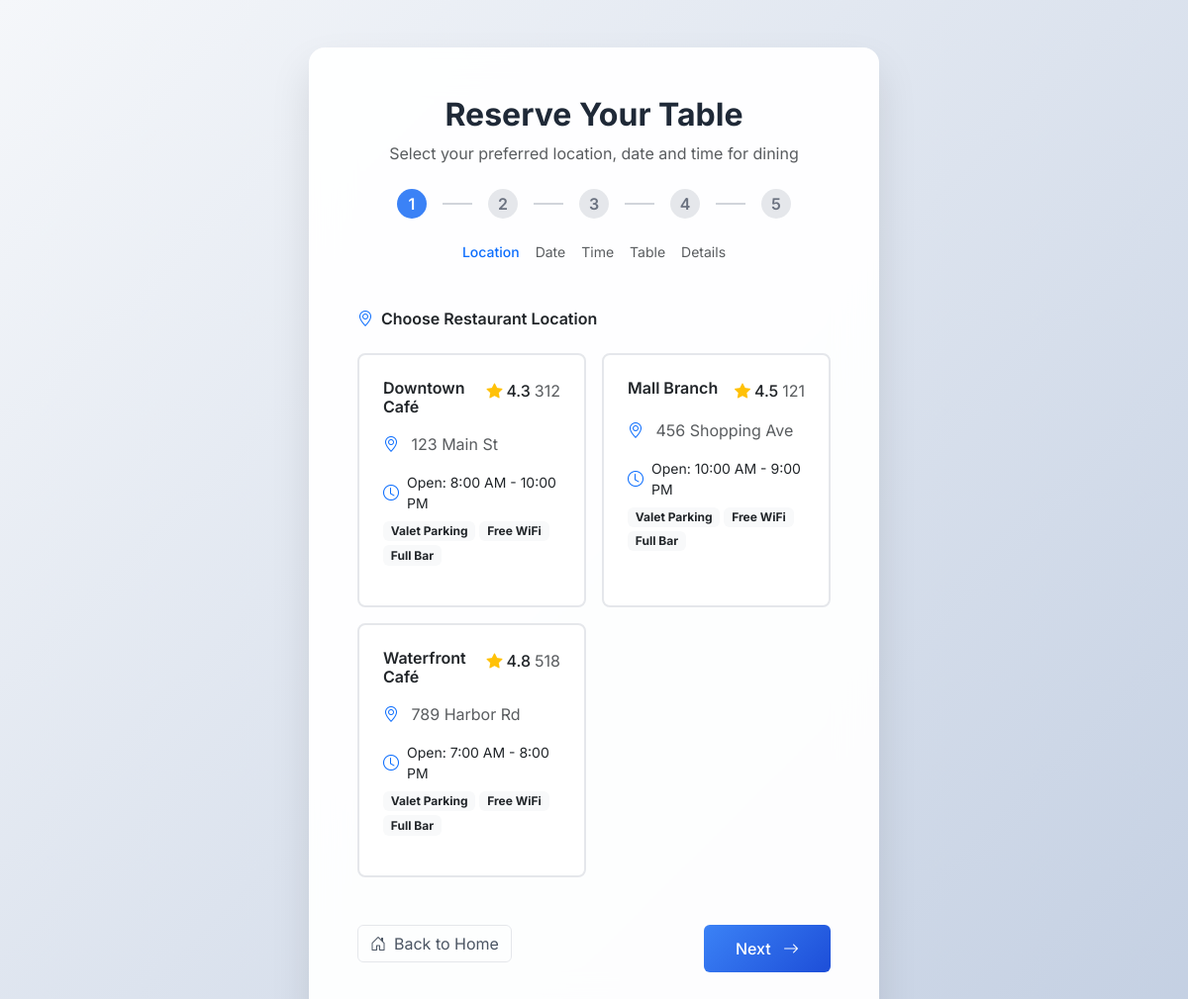
The app's page /reservation.php with its own data.
### tables this page shows
CREATE TABLE `restaurant_locations` (
  `location_id` int(11) NOT NULL,
  `name` varchar(100) NOT NULL,
  `address` text NOT NULL,
  `description` text NOT NULL,
  `city` varchar(50) NOT NULL,
  `phone` varchar(20) DEFAULT NULL,
  `opening_time` time DEFAULT NULL,
  `closing_time` time DEFAULT NULL,
  `is_active` tinyint(1) DEFAULT 1,
  `rating` decimal(10,1) NOT NULL,
  `reviews` int(11) NOT NULL
);

### reservation.php (the view, shortened to what this page needs)
<?php
require_once 'includes/config.php';
$stmt = $conn->query("SELECT * FROM restaurant_locations WHERE is_active = TRUE");
$locations = $stmt->fetchAll(PDO::FETCH_ASSOC);
?>
<!DOCTYPE html>
<html lang="en">
<head>
    <link href="https://cdn.jsdelivr.net/npm/bootstrap@5.3.0/dist/css/bootstrap.min.css" rel="stylesheet">
    <script src="https://cdn.tailwindcss.com"></script>
    <link rel="stylesheet" href="https://cdn.jsdelivr.net/npm/bootstrap-icons@1.11.0/font/bootstrap-icons.css">
    <link href="assets/css/reservation.css" rel="stylesheet">
</head>
<body>
    <div class="container-fluid py-5">
        <div class="row justify-content-center">
            <div class="col-12 col-lg-8 col-xl-6">
                <div class="glass-card rounded-4 p-4 p-md-5">
                    <div class="text-center mb-5">
                        <h1 class="h2 fw-bold text-gray-800 mb-2">Reserve Your Table</h1>
                        <p class="text-muted mb-4">Select your preferred location, date and time for dining</p>
                        <div class="d-flex justify-content-center align-items-center gap-3 mb-4">
                            <div class="step-indicator active" id="step1">1</div>
                            <div class="bg-gray-300" style="width: 30px; height: 2px;"></div>
                            <div class="step-indicator inactive" id="step2">2</div>
                            <div class="bg-gray-300" style="width: 30px; height: 2px;"></div>
                            <div class="step-indicator inactive" id="step3">3</div>
                            <div class="bg-gray-300" style="width: 30px; height: 2px;"></div>
                            <div class="step-indicator inactive" id="step4">4</div>
                            <div class="bg-gray-300" style="width: 30px; height: 2px;"></div>
                            <div class="step-indicator inactive" id="step5">5</div>
                        </div>
                        <div class="d-flex justify-content-center gap-3 text-sm">
                            <span class="text-primary fw-medium">Location</span>
                            <span class="text-muted">Date</span>
                            <span class="text-muted">Time</span>
                            <span class="text-muted">Table</span>
                            <span class="text-muted">Details</span>
                        </div>
                    </div>
                    <div id="locationStep" class="step-content">
                        <div class="row">
                            <div class="col-12">
                                <h4 class="fw-semibold mb-4 d-flex align-items-center">
                                    <i class="bi bi-geo-alt me-2 text-primary"></i>
                                    Choose Restaurant Location
                                </h4>
                                <div class="row g-3">
                                    <?php foreach ($locations as $location): ?>
                                    <div class="col-md-6">
                                        <div class="location-card bg-white rounded-3 border p-4 h-100 cursor-pointer"
                                             onclick="selectLocation('<?php echo $location['location_id']; ?>')"
                                             onmouseover="this.style.transform='translateY(-5px)'; this.style.boxShadow='0 10px 25px rgba(0,0,0,0.1)'"
                                             onmouseout="this.style.transform='translateY(0)'; this.style.boxShadow='0 2px 10px rgba(0,0,0,0.05)'">
                                            <div class="d-flex justify-content-between align-items-start mb-3">
                                                <h5 class="fw-semibold mb-0"><?php echo htmlspecialchars($location['name']); ?></h5>
                                                <div class="d-flex align-items-center">
                                                    <i class="bi bi-star-fill text-warning me-1"></i>
                                                    <span class="fw-medium"><?php echo htmlspecialchars($location['rating']);?></span>
                                                    <span class="text-muted ms-1"><?php echo htmlspecialchars($location['reviews']);?></span>
                                                </div>
                                            </div>
                                            <p class="text-muted mb-3">
                                                <i class="bi bi-geo-alt text-primary me-2"></i>
                                                <?php echo htmlspecialchars($location['address']); ?>
                                            </p>
                                            <div class="mb-3">
                                                <div class="d-flex align-items-center mb-2">
                                                    <i class="bi bi-clock text-primary me-2"></i>
                                                    <span class="small">Open: <?php echo date('g:i A', strtotime($location['opening_time'])); ?> - <?php echo date('g:i A', strtotime($location['closing_time'])); ?></span>
                                                </div>
                                                <div class="d-flex flex-wrap gap-1">
                                                    <?php
                                                    $features = ['Valet Parking', 'Free WiFi', 'Full Bar'];
                                                    foreach ($features as $feature): ?>
                                                    <span class="badge bg-light text-dark"><?php echo $feature; ?></span>
                                                    <?php endforeach; ?>
                                                </div>
                                            </div>
                                        </div>
                                    </div>
                                    <?php endforeach; ?>
                                </div>
                            </div>
                        </div>
                    </div>
                    <div class="d-flex justify-content-between mt-5">
                        <div>
                            <button href="index.php" class="btn btn-outline-secondary" id="homeBtn" style=" display: none;">
                                <i class="bi bi-house-door me-2"></i>Back to Home
                            </button>
                        </div>
                        <div class="ms-auto">
                            <button class="btn btn-primary" id="nextBtn" onclick="nextStep()">
                                Next <i class="bi bi-arrow-right ms-2"></i>
                            </button>
                        </div>
                    </div>
                </div>
            </div>
        </div>
    </div>
</body>
</html>

### assets/css/reservation.css (style rules this page uses)
body { font-family: 'Inter', sans-serif; background: linear-gradient(135deg, #f5f7fa 0%, #c3cfe2 100%); min-height: 100vh; }
.glass-card { background: rgba(255, 255, 255, 0.95); backdrop-filter: blur(20px); border: 1px solid rgba(255, 255, 255, 0.3); box-shadow: 0 20px 40px rgba(0, 0, 0, 0.1); }
.btn-primary { background: linear-gradient(135deg, #3b82f6 0%, #1d4ed8 100%); border: none; padding: 12px 32px; font-weight: 500; transition: all 0.3s ease; }
.step-indicator { width: 30px; height: 30px; border-radius: 50%; display: flex; align-items: center; justify-content: center; font-weight: 600; transition: all 0.3s ease; }
.step-indicator.active { background: #3b82f6; color: white; }
.step-indicator.inactive { background: #e5e7eb; color: #6b7280; }
.location-card { transition: all 0.3s ease; cursor: pointer; border: 2px solid #e5e7eb !important; }
.btn-outline-secondary { border-color: #e5e7eb; color: #4b5563; transition: all 0.3s ease; }

### records on screen
restaurant_locations: name "Downtown Café", rating "4.3", reviews "312", address "123 Main St", opening_time "8:00 AM", closing_time "10:00 PM", feature "Valet Parking", feature "Free WiFi", feature "Full Bar"
restaurant_locations: name "Mall Branch", rating "4.5", reviews "121", address "456 Shopping Ave", opening_time "10:00 AM", closing_time "9:00 PM", feature "Valet Parking", feature "Free WiFi", feature "Full Bar"
restaurant_locations: name "Waterfront Café", rating "4.8", reviews "518", address "789 Harbor Rd", opening_time "7:00 AM", closing_time "8:00 PM", feature "Valet Parking", feature "Free WiFi", feature "Full Bar"
